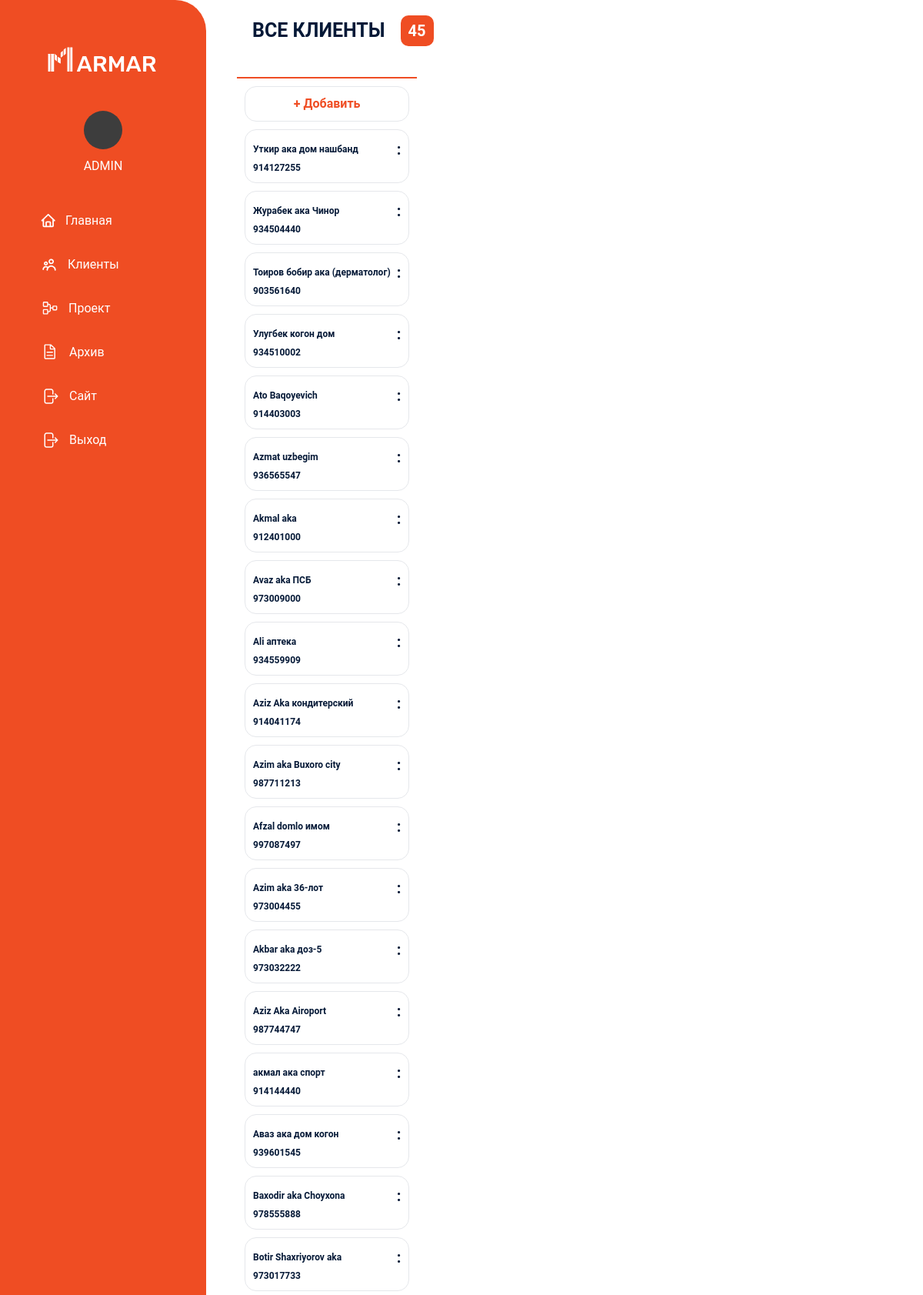
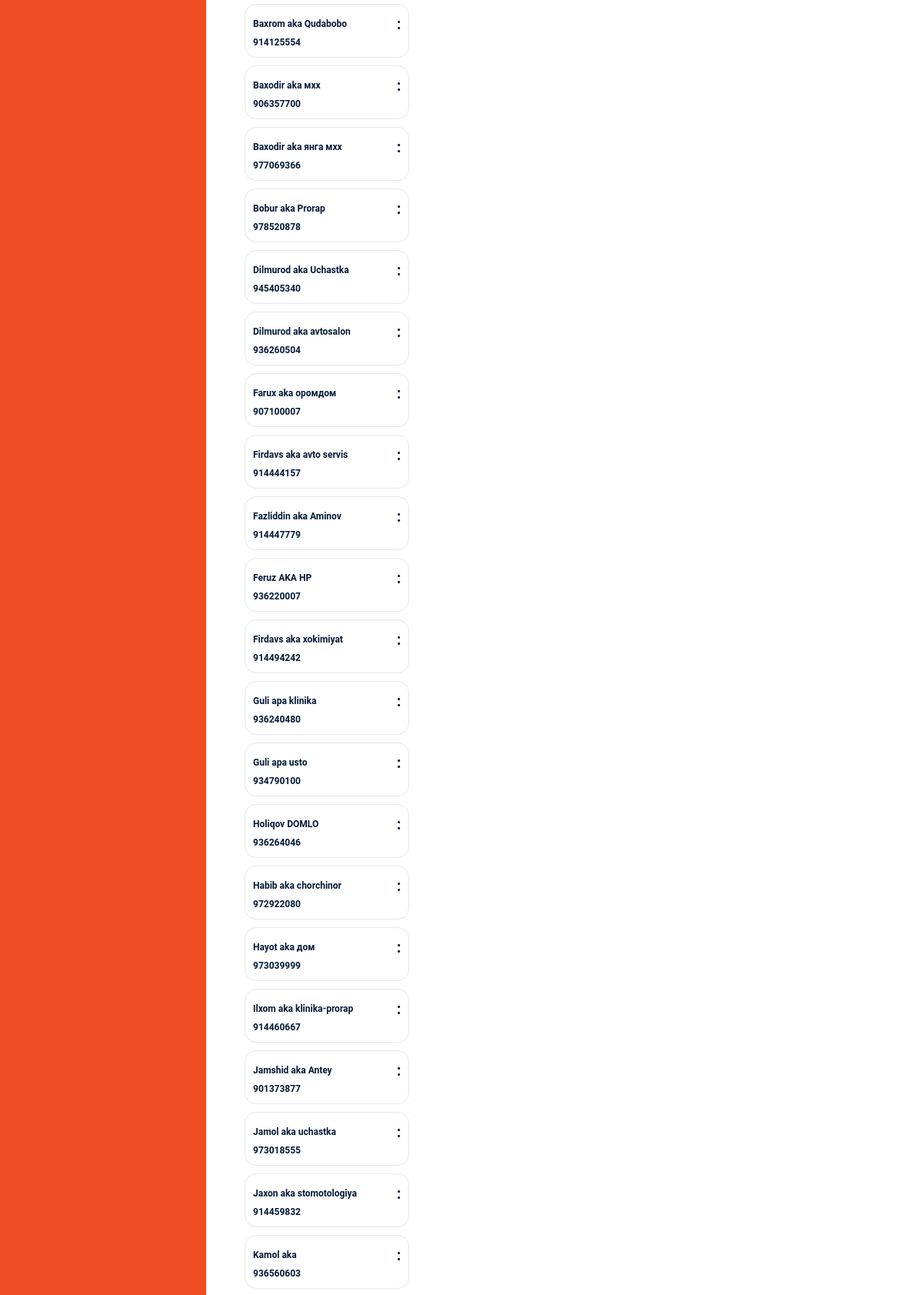
The page /crm/clients/ (signed in, upper part) on the database its author committed (2 pictures, top to bottom).
### crm/models.py (models this page shows, shortened)
class User(AbstractUser):
    name = models.CharField(max_length=120)
    password = models.CharField(max_length=120)
    role = models.CharField(max_length=120, choices=ROLE)
    objects = UserManager()

class Clients(models.Model):
    full_name = models.CharField(max_length=120)
    phone = models.IntegerField(null=True)
    address = models.CharField(max_length=120, null=True)
    manager = models.ForeignKey(User, on_delete=models.CASCADE)
    status = models.CharField(max_length=120, choices=STATUS_CLIENT, default='Ожиданы', null=True)
    form = models.CharField(max_length=120, choices=FROM, null=True)

### crm/views.py (the view)
# urls.py: path('clients/', views.clients, name="clients"),
@login_required(login_url='/login_user')
def clients(request):
    clients = Clients.objects.all()
    form = ClientForm(request.POST)
    if form.is_valid() and request.method == 'POST':
        form.save()
        return redirect('clients')
    return render(request, 'clients.html',
                  {'klients': clients,
                   "form": form,
                   'klients_count': Clients.objects.count(),
                   })

### crm/templates/clients.html (shortened to what this page needs)
{% extends 'index.html' %}
{% load static %}
{% block content %}
    <div class="container mx-auto px-[40px] text-[#051937]">
        <div class="p-[20px] flex items-center font-bold">
            <h1 class='text-[25px]'>ВСЕ КЛИЕНТЫ</h1>
            <span class='ml-[20px] text-[20px] text-white bg-[#EF4D23] py-[5px] px-[10px] rounded-[10px]'>{{ klients_count }}</span>
        </div>
        <div class='flex justify-between'>
            <div>
                <div class="border-b-2 border-[#EF4D23] p-[10px] font-bold">
                </div>
                <div
                        class="border p-[10px] font-bold text-[#EF4D23] m-[10px] rounded-[15px] hover:border-[#EF4D23]">
                    <button class='w-[100%]'>+ Добавить</button>
                </div>
                {% for klient in klients %}
                    <div>
                        <div class=" border m-[10px] p-[10px] rounded-[15px] font-semibold text-[12px] flex flex-col">
                            <div class="flex justify-between items-center gap-[8px]">
                                {{ klient.full_name }}
                                <span class="text-[20px] hover:text-[#EF4D23] cursor-pointer">:</span>
                            </div>
                            <a href="tel:{{ klient.phone }}" class='hover:text-[#EF4D23]'>{{ klient.phone }}</a>
                        </div>
                    </div>
                {% endfor %}
            </div>
        </div>
    </div>
{% endblock %}

### crm/templates/index.html (shortened to what this page needs)
{% load static %}
<!Doctype html>
<html lang="en">
<head>
    <link rel="stylesheet"
          href="https://cdnjs.cloudflare.com/ajax/libs/font-awesome/6.2.0/css/all.min.css">
    <link rel="stylesheet" href="{% static 'style.css' %}">
    <script src="https://cdn.tailwindcss.com"></script>
</head>
<body class="flex">
<div>
    <aside class='bg-[#EF4D23] w-[268px] h-screen h-[100px] text-white flex flex-col rounded-r-[40px] sticky top-0'>
        <a href="" class='inline-block my-[51px] px-[53px] w-full'>
        </a>
        <a href='#' class='inline-block mb-[20px] px-[53px] w-full text-center'>
            <div class="w-[50px] h-[50px] bg-[#3d3d3d] rounded-[50px] m-auto">
            </div>
            <h1 class='p-[10px]'>{{ user.username }}</h1>
        </a>
        <nav>
            <a href=""
               class='group flex items-center text-white ml-[36px] px-[17px] rounded-[12px] hover:bg-[#F2F6FC] w-[212px] h-[57px] hover:text-[#1C1D20] relative duration-300'>
                <span>Главная</span>
            </a>
            <a href='{% url 'clients' %}'
               class='group flex   items-center text-white ml-[36px] px-[17px] rounded-[12px] hover:bg-[#F2F6FC] w-[212px] h-[57px] hover:text-[#1C1D20] relative duration-300'>
                <span>Клиенты</span>
            </a>
            <a href="{% url 'offic' %}"
               class='group flex items-center text-white ml-[36px] px-[17px] rounded-[12px] hover:bg-[#F2F6FC] w-[212px] h-[57px] hover:text-[#1C1D20] relative duration-300'>
                <span>Проект</span>
            </a>
            <a href=""
               class='group flex items-center text-white ml-[36px] px-[17px] rounded-[12px] hover:bg-[#F2F6FC] w-[212px] h-[57px] hover:text-[#1C1D20] relative duration-300'>
                <span>Архив</span>
            </a>
            <a href='{% url 'sign_out' %}'
               class='group flex items-center text-white ml-[36px] px-[17px] rounded-[12px] hover:bg-[#F2F6FC] w-[212px] h-[57px] hover:text-[#1C1D20] relative duration-300'>
                <span>Сайт</span>
            </a>
            <a href='{% url 'sign_out' %}'
               class='group flex items-center text-white ml-[36px] px-[17px] rounded-[12px] hover:bg-[#F2F6FC] w-[212px] h-[57px] hover:text-[#1C1D20] relative duration-300'>
                <span>Выход</span>
            </a>
        </nav>
    </aside>
</div>
{% block content %}
{% endblock %}
</body>
</html>

### crm/static/style.css (style rules this page uses)
body { padding: 0; margin: 0; font-family: 'Roboto', sans-serif; color: #fff; font-size: 16px; }
* { box-sizing: border-box; }
h1 { padding: 0; margin: 0; text-transform: uppercase; }
a { text-decoration: none; margin: 0; }

### rows shown on the page
User: username "ADMIN"
Clients: full_name "Уткир ака дом нашбанд", phone "914127255"
Clients: full_name "Журабек ака Чинор", phone "934504440"
Clients: full_name "Тоиров бобир ака (дерматолог)", phone "903561640"
Clients: full_name "Улугбек когон дом", phone "934510002"
Clients: full_name "Ato Baqoyevich", phone "914403003"
Clients: full_name "Azmat uzbegim", phone "936565547"
Clients: full_name "Akmal aka", phone "912401000"
Clients: full_name "Avaz aka ПСБ", phone "973009000"
Clients: full_name "Ali аптека", phone "934559909"
Clients: full_name "Aziz Aka кондитерский", phone "914041174"
Clients: full_name "Azim aka Buxoro city", phone "987711213"
Clients: full_name "Afzal domlo имом", phone "997087497"
Clients: full_name "Azim aka 36-лот", phone "973004455"
Clients: full_name "Akbar aka доз-5", phone "973032222"
Clients: full_name "Aziz Aka Airoport", phone "987744747"
Clients: full_name "акмал ака спорт", phone "914144440"
Clients: full_name "Аваз ака дом когон", phone "939601545"
Clients: full_name "Baxodir aka Choyxona", phone "978555888"
Clients: full_name "Botir Shaxriyorov aka", phone "973017733"
Clients: full_name "Baxrom aka Qudabobo", phone "914125554"
Clients: full_name "Baxodir aka мхх", phone "906357700"
Clients: full_name "Baxodir aka янга мхх", phone "977069366"
Clients: full_name "Bobur aka Prorap", phone "978520878"
Clients: full_name "Dilmurod aka Uchastka", phone "945405340"
Clients: full_name "Dilmurod aka avtosalon", phone "936260504"
Clients: full_name "Farux aka оромдом", phone "907100007"
Clients: full_name "Firdavs aka avto servis", phone "914444157"
Clients: full_name "Fazliddin aka Aminov", phone "914447779"
Clients: full_name "Feruz AKA HP", phone "936220007"
Clients: full_name "Firdavs aka xokimiyat", phone "914494242"
Clients: full_name "Guli apa klinika", phone "936240480"
Clients: full_name "Guli apa usto", phone "934790100"
Clients: full_name "Holiqov DOMLO", phone "936264046"
Clients: full_name "Habib aka chorchinor", phone "972922080"
Clients: full_name "Hayot aka дом", phone "973039999"
Clients: full_name "Ilxom aka klinika-prorap", phone "914460667"
Clients: full_name "Jamshid aka Antey", phone "901373877"
Clients: full_name "Jamol aka uchastka", phone "973018555"
Clients: full_name "Jaxon aka stomotologiya", phone "914459832"
Clients: full_name "Kamol aka", phone "936560603"

### other values the page prints
{{ klients_count }} "45"
